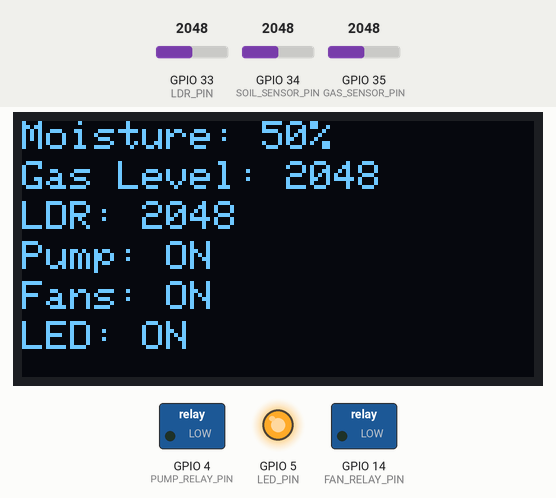
A sketch run on a simulated ESP32. On the bench: 128×64 one-colour display, switched loads named in the sketch (green lamp = pin HIGH), output pins drawn as LEDs (lit = HIGH). Inputs (shaded band) come from the test bench; at power-on: GPIO 34 (SOIL_SENSOR_PIN) = 2048, GPIO 35 (GAS_SENSOR_PIN) = 2048, GPIO 33 (LDR_PIN) = 2048. WiFi joins after 1.5 s; servers stay silent unless stated; the display library's start-up logo is not drawn; what the sketch prints to the serial monitor is not drawn.

Above: at 7.2 s.
7.3 s: GPIO 34 (SOIL_SENSOR_PIN) set to 1980
At 11.9 s:
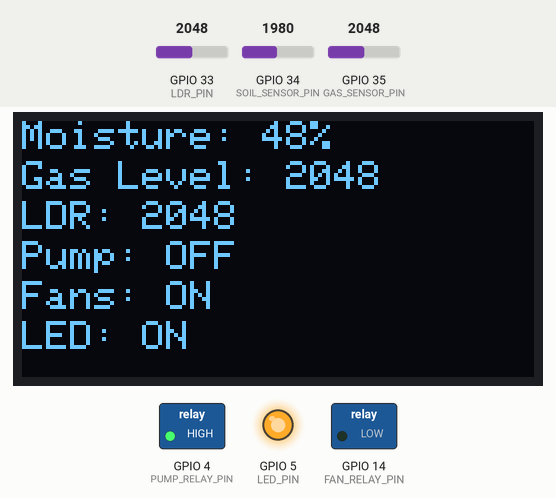
12.9 s: GPIO 35 (GAS_SENSOR_PIN) set to 1530
At 16.7 s:
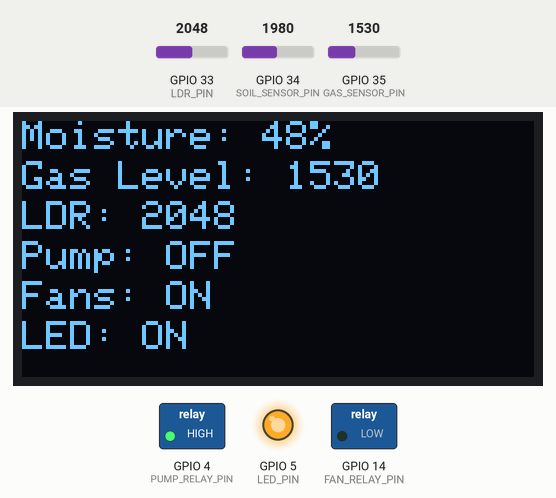
18.5 s: GPIO 35 (GAS_SENSOR_PIN) set to 1437
At 21.4 s:
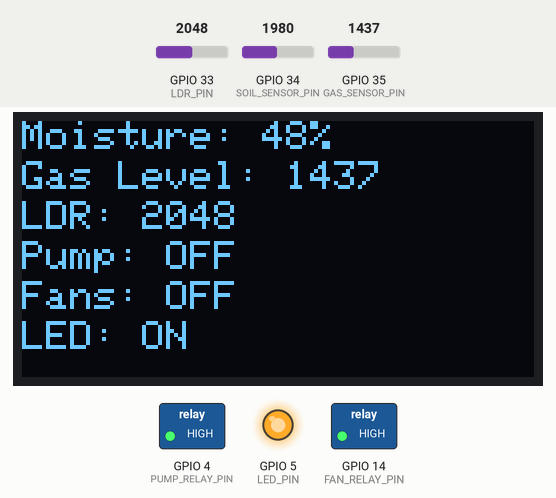
24.1 s: GPIO 33 (LDR_PIN) set to 1959
At 27.4 s:
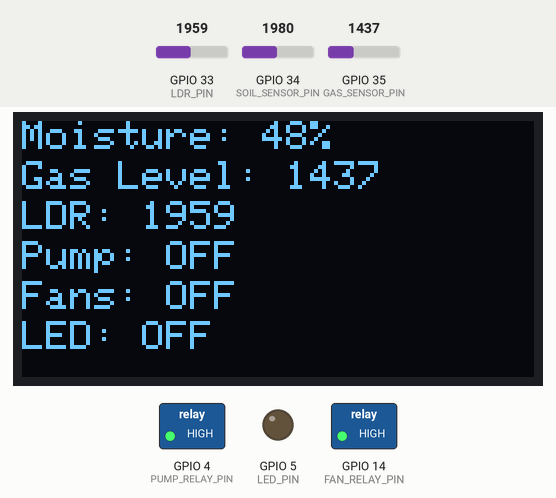
29.7 s: GPIO 34 (SOIL_SENSOR_PIN) set to 2866
At 32.2 s:
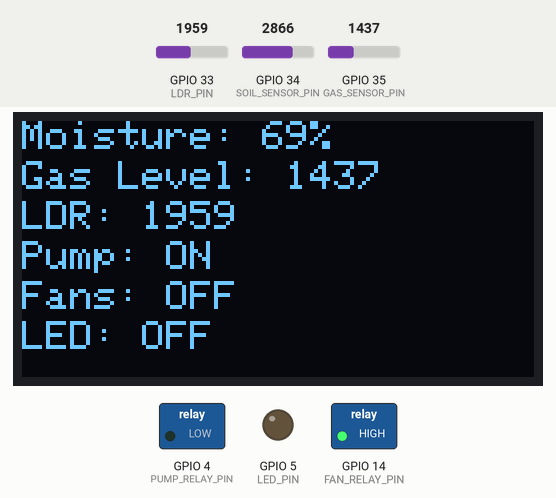
35.3 s: GPIO 35 (GAS_SENSOR_PIN) set to 1540
At 36.9 s:
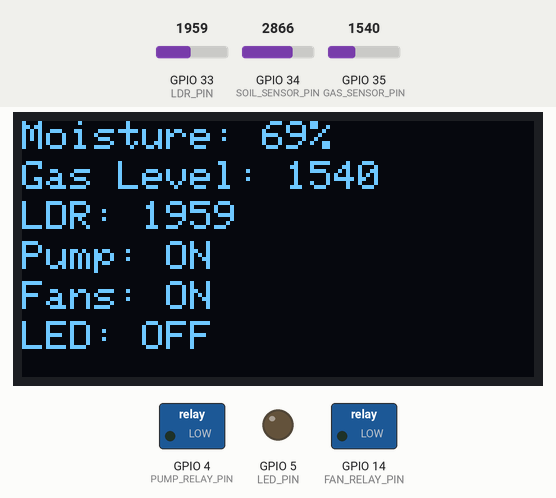
Timing chart, 0 to 38.4 s (numbered marks = the images above; inputs shaded):
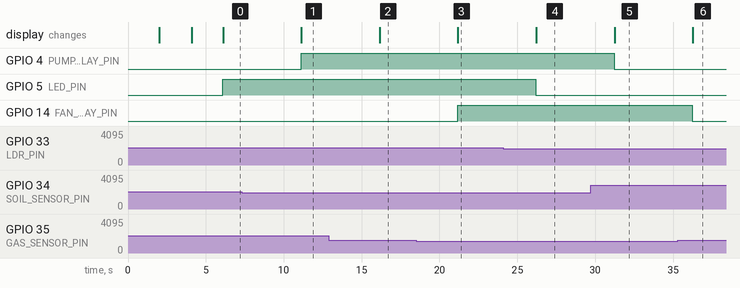

The sketch:

mainproject.ino
```cpp
#include <WiFi.h>
#include <Wire.h>
#include <Adafruit_GFX.h>
#include <Adafruit_SSD1306.h>

// Define pins
#define SOIL_SENSOR_PIN 34   // Analog input pin for soil moisture sensor
#define PUMP_RELAY_PIN 4     // Relay for water pump
#define GAS_SENSOR_PIN 35    // Analog input pin for gas sensor
#define FAN_RELAY_PIN 14     // Relay for gas control fans
#define LDR_PIN 33           // Analog pin for LDR
#define LED_PIN 5            // Digital pin connected to LED

// WiFi credentials
const char* ssid = "OPPO A53";
const char* password = "11111111";

// OLED display width and height, typically 128x64
#define SCREEN_WIDTH 128
#define SCREEN_HEIGHT 64

// Create an OLED display object
Adafruit_SSD1306 display(SCREEN_WIDTH, SCREEN_HEIGHT, &Wire, -1);

WiFiServer server(80);

int moistureThreshold = 50;  // Moisture level threshold (percentage)
int gasThreshold = 1500;     // Gas level threshold
int ldrThreshold = 2000;     // Updated threshold for LDR

void setup() {
  Serial.begin(115200);

  // Initialize WiFi
  WiFi.begin(ssid, password);
  while (WiFi.status() != WL_CONNECTED) {
    delay(1000);
    Serial.println("Connecting to WiFi...");
  }
  Serial.println("Connected to WiFi!");
  Serial.println(WiFi.localIP());

  // Start server
  server.begin();

  // Initialize pins
  pinMode(SOIL_SENSOR_PIN, INPUT);
  pinMode(PUMP_RELAY_PIN, OUTPUT);
  pinMode(GAS_SENSOR_PIN, INPUT);
  pinMode(FAN_RELAY_PIN, OUTPUT);
  pinMode(LDR_PIN, INPUT);
  pinMode(LED_PIN, OUTPUT);

  // Ensure relays and LED are off initially
  digitalWrite(PUMP_RELAY_PIN, LOW);
  digitalWrite(FAN_RELAY_PIN, LOW);
  digitalWrite(LED_PIN, LOW);

  // Initialize OLED display
  if (!display.begin(SSD1306_SWITCHCAPVCC, 0x3C)) { // Address 0x3C for 128x64
    Serial.println("SSD1306 allocation failed");
    for (;;); // Don't proceed, loop forever
  }
  display.display();
  delay(2000);
  display.clearDisplay();

  // Show startup message
  display.setTextSize(1);
  display.setTextColor(WHITE);
  display.setCursor(0, 0);
  display.print("Smart Greenhouse");
  display.display();
  delay(2000);
  display.clearDisplay();
}

void loop() {
  // Read sensor values
  int soilSensorValue = analogRead(SOIL_SENSOR_PIN);
  int moistureLevel = map(soilSensorValue, 0, 4095, 0, 100);
  int gasLevel = analogRead(GAS_SENSOR_PIN);
  int ldrValue = analogRead(LDR_PIN);

  // Control water pump based on soil moisture
  digitalWrite(PUMP_RELAY_PIN, moistureLevel < moistureThreshold ? HIGH : LOW);

  // Control fan based on gas level
  digitalWrite(FAN_RELAY_PIN, gasLevel > gasThreshold ? LOW : HIGH);

  // Control LED based on LDR reading (updated logic)
  digitalWrite(LED_PIN, ldrValue >= ldrThreshold ? HIGH : LOW);

  // Display data on OLED
  display.clearDisplay();
  display.setTextSize(1);
  display.setCursor(0, 0);
  display.print("Moisture: ");
  display.print(moistureLevel);
  display.print("%");
  display.setCursor(0, 10);
  display.print("Gas Level: ");
  display.print(gasLevel);
  display.setCursor(0, 20);
  display.print("LDR: ");
  display.print(ldrValue);
  display.setCursor(0, 30);
  display.print((moistureLevel < moistureThreshold) ? "Pump: OFF" : "Pump: ON");
  display.setCursor(0, 40);
  display.print((gasLevel > gasThreshold) ? "Fans: ON" : "Fans: OFF");
  display.setCursor(0, 50);
  display.print((ldrValue < ldrThreshold) ? "LED: OFF" : "LED: ON");
  display.display();

  // Handle client requests
  WiFiClient client = server.available();
  if (client) {
    String request = client.readStringUntil('\r');
    client.flush();

    if (request.indexOf("/data") >= 0) {
      // Serve sensor data as JSON
      String json = "{";
      json += "\"moisture\": " + String(moistureLevel) + ",";
      json += "\"gas\": " + String(gasLevel) + ",";
      json += "\"ldr\": " + String(ldrValue) + ",";
      json += "\"pump\": \"" + String(digitalRead(PUMP_RELAY_PIN) == HIGH ? "OFF" : "ON") + "\",";
      json += "\"fans\": \"" + String(digitalRead(FAN_RELAY_PIN) == HIGH ? "OFF" : "ON") + "\",";
      json += "\"led\": \"" + String(digitalRead(LED_PIN) == HIGH ? "ON" : "OFF") + "\"";
      json += "}";

      client.print("HTTP/1.1 200 OK\r\nContent-Type: application/json\r\n\r\n");
      client.print(json);
    } else {
      // Serve the HTML page
       String html =
      "<!DOCTYPE html>"
      "<html lang='en'>"
      "<head>"
      "<meta charset='UTF-8'>"
      "<meta name='viewport' content='width=device-width, initial-scale=1.0'>"
      "<title>Smart Greenhouse Dashboard</title>"
      "<style>"
      "body { font-family: Arial, sans-serif; background-color: #f0f4f8; margin: 0; padding: 0; }"
      "h1 { background-color: #4CAF50; color: white; text-align: center; padding: 10px 0; margin: 0; }"
      ".container { max-width: 600px; margin: 30px auto; padding: 20px; background-color: white; "
      "box-shadow: 0 0 10px rgba(0,0,0,0.1); border-radius: 8px; }"
      ".card { margin: 15px 0; padding: 15px; border-radius: 8px; background-color: #e8f5e9; "
      "box-shadow: 0 2px 5px rgba(0,0,0,0.1); }"
      ".card h2 { margin: 0; font-size: 18px; color: #388e3c; }"
      ".status { font-size: 16px; color: #333; margin-top: 5px; }"
      ".footer { text-align: center; margin-top: 20px; font-size: 12px; color: #777; }"
      "</style>"
      "</head>"
      "<body>"
      "<h1>Smart Greenhouse Dashboard</h1>"
      "<div class='container'>"
      "<div class='card'><h2>Soil Moisture</h2><p class='status'><span id='moisture'>--</span>%</p></div>"
      "<div class='card'><h2>Gas Level</h2><p class='status'><span id='gas'>--</span></p></div>"
      "<div class='card'><h2>Light Level</h2><p class='status'><span id='light'>--</span></p></div>"
      "<div class='card'><h2>Pump Status</h2><p class='status'><span id='pump'>--</span></p></div>"
      "<div class='card'><h2>Fans Status</h2><p class='status'><span id='fans'>--</span></p></div>"
      "<div class='card'><h2>LED Status</h2><p class='status'><span id='led'>--</span></p></div>"
      "<div class='footer'>Updated every 5 seconds</div>"
      "</div>"
      "<script>"
      "function fetchData() {"
      "  fetch('/data').then(response => response.json()).then(data => {"
      "    document.getElementById('moisture').textContent = data.moisture;"
      "    document.getElementById('gas').textContent = data.gas;"
      "    document.getElementById('light').textContent = data.ldr;"
      "    document.getElementById('pump').textContent = data.pump;"
      "    document.getElementById('fans').textContent = data.fans;"
      "    document.getElementById('led').textContent = data.led;"
      "  });"
      "}"
      "setInterval(fetchData, 5000);"
      "</script>"
      "</body></html>";

      client.print("HTTP/1.1 200 OK\r\nContent-Type: text/html\r\nConnection: close\r\n\r\n");
      client.print(html);
    }
    client.stop();
  }

  delay(5000);  // Wait 5 seconds before next reading
}
```

Measured:
- the behaviour switches between 2048 and 2047 on GPIO 34 (SOIL_SENSOR_PIN) (found by bisection; images 0 and 1)
- the behaviour switches between 1501 and 1500 on GPIO 35 (GAS_SENSOR_PIN) (found by bisection; images 2 and 3)
- the behaviour switches between 2000 and 1999 on GPIO 33 (LDR_PIN) (found by bisection; images 3 and 4)
- after the input at 7.3 s, GPIO 4 (PUMP_RELAY_PIN): LOW → HIGH after 3.8 s; the display: changes after 3.8 s (image 1)
- after the input at 12.9 s, the display: changes after 3.3 s (image 2)
- after the input at 18.5 s, GPIO 14 (FAN_RELAY_PIN): LOW → HIGH after 2.7 s; the display: changes after 2.7 s (image 3)
- after the input at 24.1 s, GPIO 5 (LED_PIN): HIGH → LOW after 2.1 s; the display: changes after 2.1 s (image 4)
- after the input at 29.7 s, GPIO 4 (PUMP_RELAY_PIN): HIGH → LOW after 1.5 s; the display: changes after 1.5 s (image 5)
- after the input at 35.3 s, GPIO 14 (FAN_RELAY_PIN): HIGH → LOW after 0.94 s; the display: changes after 0.97 s (image 6)
